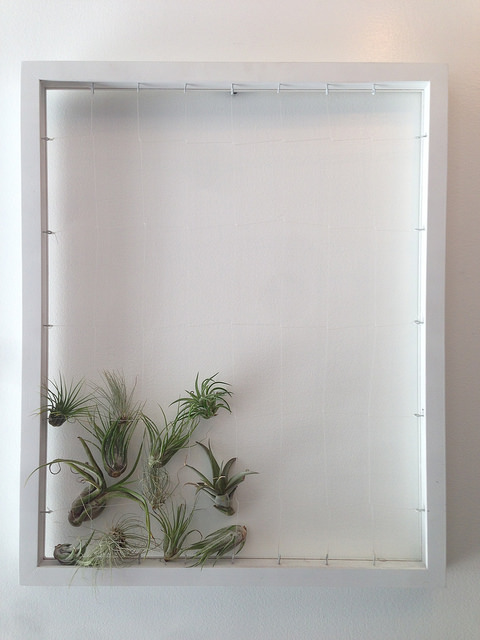
%> input picture Robotic Motion Planning/Kalman Filters (Matlab) /code/input/In1.jpg, 480 x 640 px
$ octave --eval "findlineshv('input/In1.jpg');"   (GNU Octave 9; MATLAB toolbox functions it lacks are replaced by stand-ins)
%> lines starting %> are read from the running program, lines starting %| are printed output that depends on the picture
function findlineshv(impath)
%> called with impath = 'input/In1.jpg'

    % read image and normalize
    I = imread(impath);
%> I is the input picture: size 640x480x3 uint8; mean R, G, B 186.5, 184.4, 182
    I = double(rgb2gray(I))/255;
%> I: size 640x480 double

    % find vertical gradient and 'horizontal' (i.e rotated) gradient
    [V, ~] = imgradient(I);
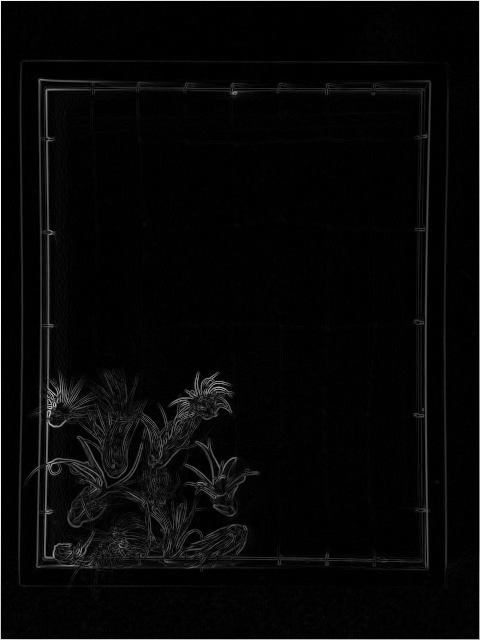
%> V: size 640x480 double; min 0, max 3.88, mean 0.114; drawn with min black and max white
    [H, ~] = imgradient(imrotate(I,90));
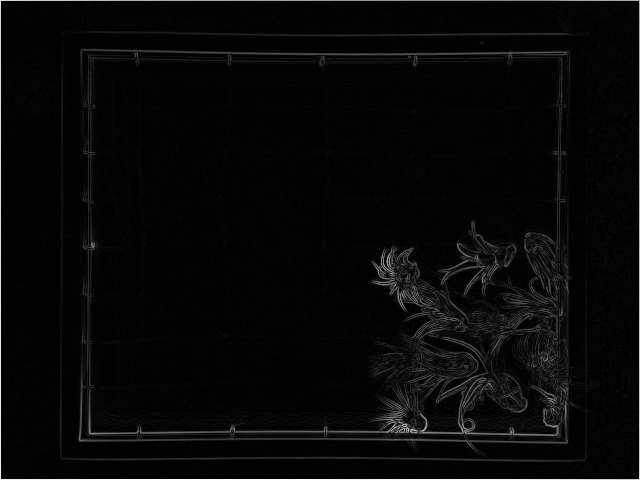
%> H: size 480x640 double; min 0, max 3.88, mean 0.114; mean of the top-left, top-right, bottom-left and bottom-right quarters 0.0658, 0.0737, 0.0863, 0.232; drawn with min black and max white

    % find peaks of image by summing over columns/'rows'
    Vsum = sum(V);
%> Vsum = 480 values, max 2357.5 at index 1, min 17.37 at index 435, mean 73.27
    Hsum = sum(H);
%> Hsum = 640 values, max 1639.9 at index 1, min 15.22 at index 70, mean 54.95

    % smooth peaks to remove double lines
    Vsum = smooth(Vsum);
%> Vsum = 480 values, max 2357.5 at index 1, min 18.55 at index 436, mean 77.6
    Hsum = smooth(Hsum);
%> Hsum = 640 values, max 1639.9 at index 1, min 15.52 at index 68, mean 57.4

    vm = max(Vsum);
%> vm = 2357.5
    hm = max(Hsum);
%> hm = 1639.9

    % find peak locations > than .5*max peak
    [~,Vpeaks] = findpeaks(Vsum,'MinPeakHeight', .5*vm);
%> Vpeaks = []
    [~,Hpeaks] = findpeaks(Hsum,'MinPeakHeight', .5*hm);
%> Hpeaks = []

    % draw straight red lines at peaks
    I = repmat(I,[1 1 3]);
%> I: size 640x480x3 double

    for i=1:length(Hpeaks)
       curr = Hpeaks(i);
       I(curr-1:curr+1,:,1) = 1;
       I(curr-1:curr+1,:,2:3) = 0;
    end
%> this loop made 0 passes

    for i=1:length(Vpeaks)
       curr = Vpeaks(i);
       I(:,curr-1:curr+1,1) = 1;
       I(:,curr-1:curr+1,2:3) = 0;
    end

    imshow(I);

end

$ run again, on Robotic Motion Planning/Kalman Filters (Matlab) /code/input/In2.jpg
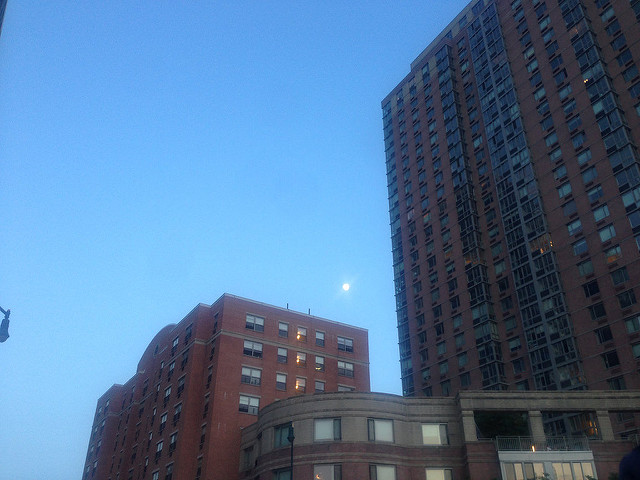
%> input picture Robotic Motion Planning/Kalman Filters (Matlab) /code/input/In2.jpg, 640 x 480 px
%> in findlineshv, I is the input picture: size 480x640x3 uint8; mean R, G, B 83.1, 117.7, 153.6
%> in findlineshv, `[V, ~] = imgradient(I);`:
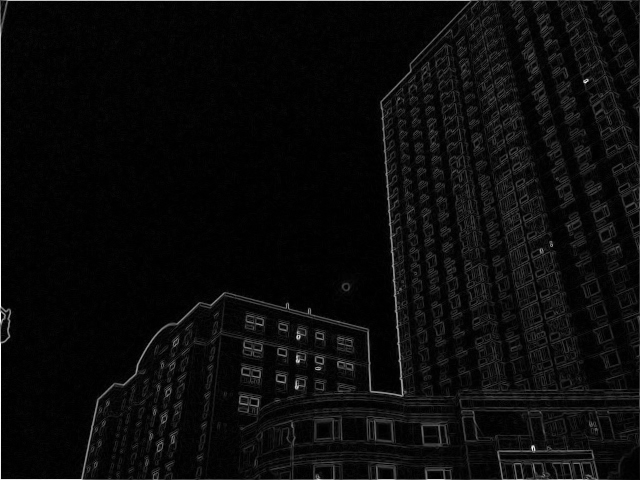
%> V: size 480x640 double; min 0, max 3.02, mean 0.136; drawn with min black and max white
%> in findlineshv, `[H, ~] = imgradient(imrotate(I,90));`:
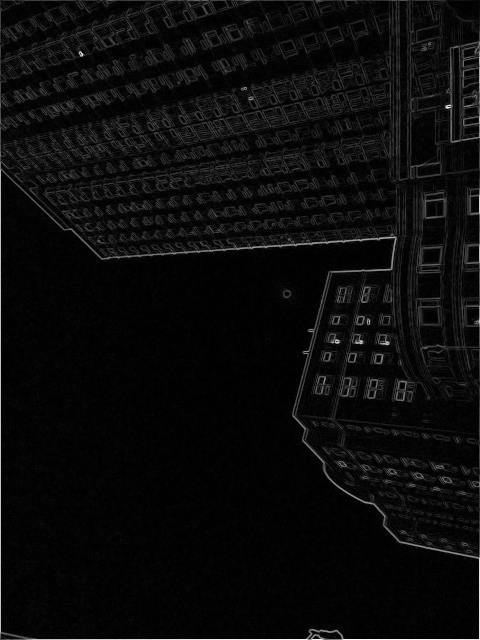
%> H: size 640x480 double; min 0, max 3.02, mean 0.136; mean of the top-left, top-right, bottom-left and bottom-right quarters 0.175, 0.192, 0.0539, 0.124; drawn with min black and max white
%> in findlineshv, `Vsum = sum(V);`: Vsum = 640 values, max 1244.6 at index 1, min 21.26 at index 72, mean 65.5
%> in findlineshv, `Hsum = sum(H);`: Hsum = 480 values, max 1202.4 at index 1, min 53.83 at index 13, mean 87.34
%> in findlineshv, `Vsum = smooth(Vsum);`: Vsum = 640 values, max 1244.6 at index 1, min 22.14 at index 76, mean 66.69
%> in findlineshv, `Hsum = smooth(Hsum);`: Hsum = 480 values, max 1202.4 at index 1, min 54.81 at index 12, mean 89.38
%> vm = 1244.6
%> hm = 1202.4
%> Vpeaks = []

$ run again, on Robotic Motion Planning/Kalman Filters (Matlab) /code/input/In3.jpg
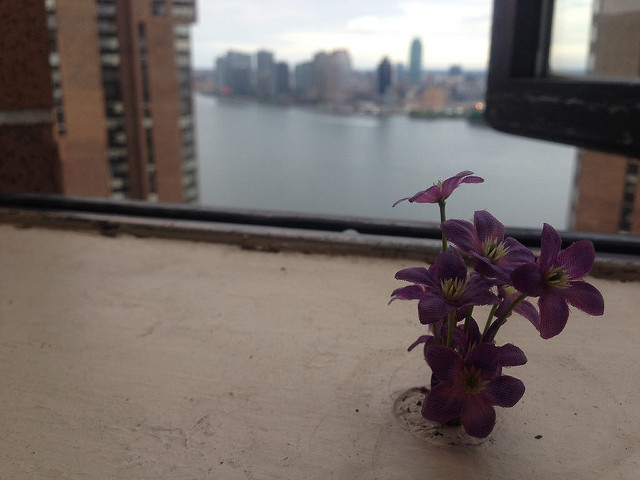
%> input picture Robotic Motion Planning/Kalman Filters (Matlab) /code/input/In3.jpg, 640 x 480 px
%> in findlineshv, I is the input picture: size 480x640x3 uint8; mean R, G, B 116.7, 107.2, 103.3
%> in findlineshv, `[V, ~] = imgradient(I);`:
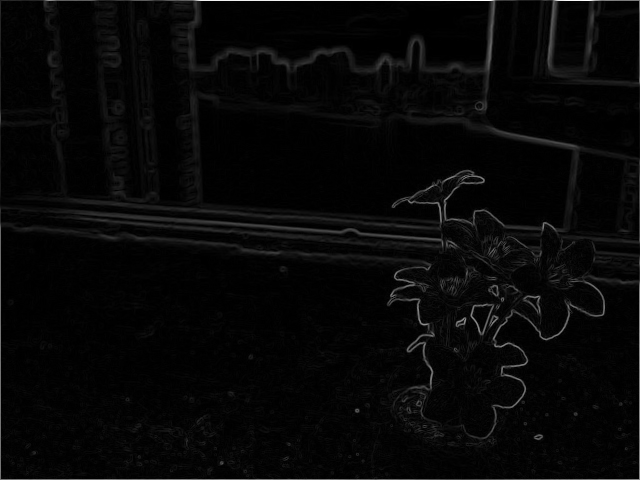
%> V: size 480x640 double; min 0, max 3.92, mean 0.117; drawn with min black and max white
%> in findlineshv, `[H, ~] = imgradient(imrotate(I,90));`:
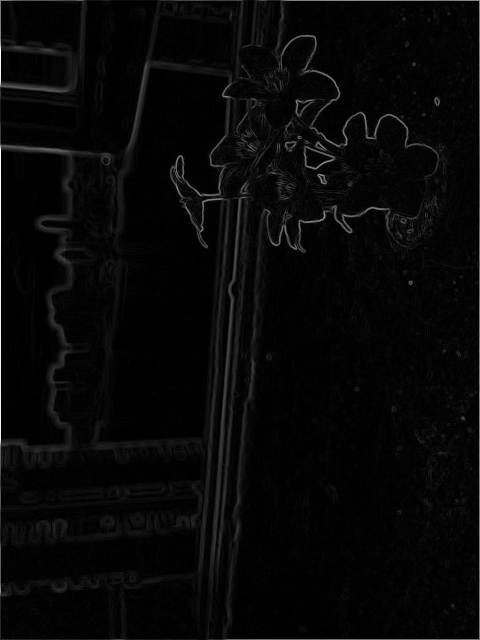
%> H: size 640x480 double; min 0, max 3.92, mean 0.117; mean of the top-left, top-right, bottom-left and bottom-right quarters 0.132, 0.147, 0.12, 0.0692; drawn with min black and max white
%> in findlineshv, `Vsum = sum(V);`: Vsum = 640 values, max 642.5 at index 640, min 25.47 at index 19, mean 56.19
%> in findlineshv, `Hsum = sum(H);`: Hsum = 480 values, max 1614 at index 1, min 31.09 at index 167, mean 74.92
%> in findlineshv, `Vsum = smooth(Vsum);`: Vsum = 640 values, max 642.5 at index 640, min 26.03 at index 18, mean 57.13
%> in findlineshv, `Hsum = smooth(Hsum);`: Hsum = 480 values, max 1614 at index 1, min 32.54 at index 167, mean 77.83
%> vm = 642.5
%> hm = 1614
%> Vpeaks = []
